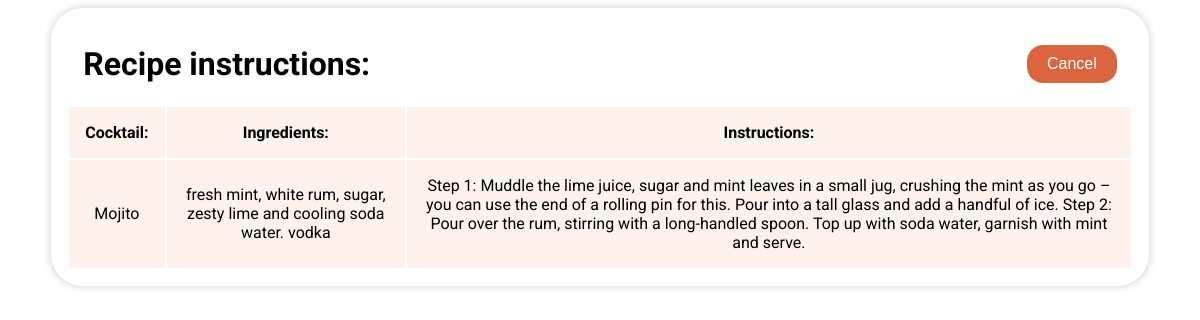
The page /view/1/ (signed in) on the database its author committed.
### recipes/models.py (models this page shows, shortened)
class Cocktail(models.Model):
    name = models.CharField(max_length=128, null=True, blank=True)
    ingredients = models.TextField(null=True, blank=True)
    instructions = models.TextField(null=True, blank=True)
    user = models.ForeignKey(User, on_delete=models.CASCADE, null=True, blank=True)
    created_at = models.DateTimeField(auto_now_add=True)
    class Meta:
        ordering = ['created_at']

### recipes/views.py (the view)
# urls.py: path('view/<int:pk>/', ViewRecipe.as_view(), name='view'),
class ViewRecipe(LoginRequiredMixin, DetailView):
    model = Cocktail
    template_name = 'recipes/cocktail.html'
    success_url = reverse_lazy('recipeList')

### templates/recipes/cocktail.html
{% extends 'recipes/base.html' %}
{% block content %}
<div>
    <div class="header">
        <h1>Recipe instructions:</h1>
        <button><a href="{% url 'recipeList' %}">Cancel</a></button>
    </div>
    <table>
        <tr class="row">
            <th>Cocktail:</th>
            <th>Ingredients:</th>
            <th>Instructions:</th>
        </tr>
        <tr class="row">
            <td>{{ object.name }}</td>
            <td>{{ object.ingredients }}</td>
            <td>{{ object.instructions }}</td>
        </tr>
    </table>
</div>
{% endblock content %}

### recipes/static/recipes/styles.css (style rules this page uses)
html { font-family: 'Roboto', sans-serif; font-weight: normal; color: black; font-size: 16px; height: 100%; margin: 0; padding: 0; }
.header { display: flex; justify-content: space-between; margin: 0; padding: 0 16px; align-items: center; }
a { text-decoration: none; color: white; }
th, td { text-align: center; padding: 16px; }
.row { background-color: rgb(255, 241, 236); }
button { padding: 10px 20px; border: none; border-radius: 16px; background-color: rgb(219, 100, 64); color: white; font-size: 16px; cursor: pointer; }

### rows shown on the page
Cocktail: name "Mojito", ingredients "fresh mint, white rum, sugar, zesty lime and cooling soda water. vodka", instructions "Step 1: Muddle the lime juice, sugar and mint leaves in a small jug, crushing the mint as you go – you can use the end of a rolling pin for this. Pour into a tall glass and add a handful of ice. Step 2: Pour over the rum, stirring with a long-handled spoon. Top up with soda water, garnish with mint and serve."
